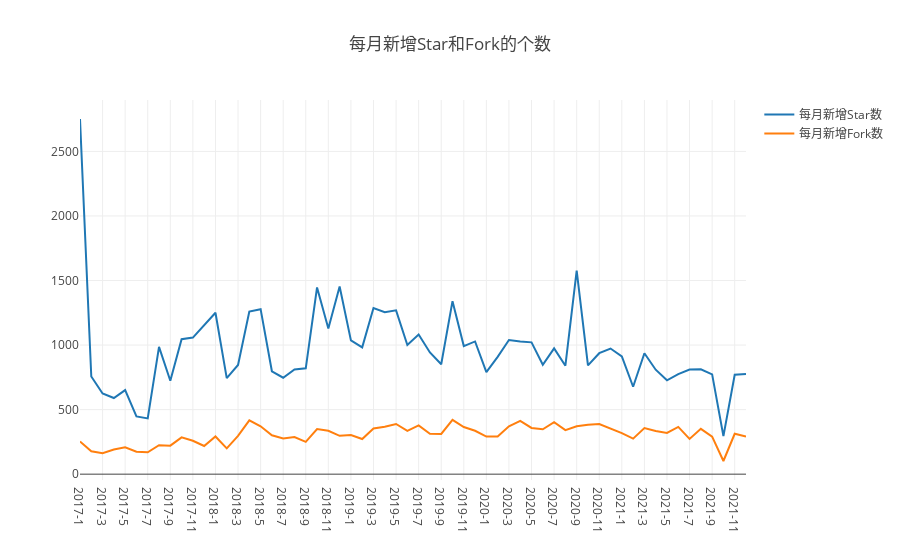

The code cell stored with this chart in its notebook:
### Markdown cell above
## 1. 每月新增Star和Fork的个数

### Code cell
query(
    `
    select
    toYear(created_at) as year, toMonth(created_at) as month,
    count(type='WatchEvent' or NULL) as star,
    count(type='ForkEvent' or NULL) as fork
    from github_log.events
    where repo_id=${repo_id} and year>=${startYear} and year<=${endYear}
    group by year, month
    order by year, month
    `
).then(data => {
    var starCount = [], forkCount = [], timeline = [], table = [];
    data.forEach(d => {
        starCount.push(d.star);
        forkCount.push(d.fork);
        var time = d.year + '-' + d.month;
        timeline.push(time);
        table.push({'Time': time, 'Star': d.star, 'Fork': d.fork});
    });
    openDigger.render.plotly([
        {x: timeline, y: starCount, mode: 'scatter', name: '每月新增Star数'},
        {x: timeline, y: forkCount, mode: 'scatter', name: '每月新增Fork数'},
    ], {
        title: '每月新增Star和Fork的个数',
        xaxis: {type: 'category'},
    });
    console.table(table);
})

### Figure 1 — Plotly figure (JSON) as saved in the notebook; plotly's stock layout.template omitted (floating-point values rounded to 4 significant figures)
{"data": [{"mode": "scatter", "name": "每月新增Star数", "x": ["2017-1", "2017-2", "2017-3", "2017-4", "2017-5", "2017-6", "2017-7", "2017-8", "2017-9", "2017-10", "2017-11", "2017-12", "2018-1", "2018-2", "2018-3", "2018-4", "2018-5", "2018-6", "2018-7", "2018-8", "2018-9", "2018-10", "2018-11", "2018-12", "2019-1", "2019-2", "2019-3", "2019-4", "2019-5", "2019-6", "2019-7", "2019-8", "2019-9", "2019-10", "2019-11", "2019-12", "2020-1", "2020-2", "2020-3", "2020-4", "2020-5", "2020-6", "2020-7", "2020-8", "2020-9", "2020-10", "2020-11", "2020-12", "2021-1", "2021-2", "2021-3", "2021-4", "2021-5", "2021-6", "2021-7", "2021-8", "2021-9", "2021-10", "2021-11", "2021-12"], "y": ["2751", "757", "625", "590", "651", "447", "432", "986", "724", "1045", "1058", "1156", "1250", "744", "846", "1259", "1278", "797", "747", "811", "820", "1446", "1129", "1454", "1036", "982", "1287", "1255", "1269", "1000", "1082", "943", "851", "1340", "992", "1028", "790", "909", "1039", "1027", "1021", "847", "974", "840", "1577", "843", "937", "973", "912", "677", "937", "809", "727", "775", "810", "812", "773", "295", "770", "776"]}, {"mode": "scatter", "name": "每月新增Fork数", "x": ["2017-1", "2017-2", "2017-3", "2017-4", "2017-5", "2017-6", "2017-7", "2017-8", "2017-9", "2017-10", "2017-11", "2017-12", "2018-1", "2018-2", "2018-3", "2018-4", "2018-5", "2018-6", "2018-7", "2018-8", "2018-9", "2018-10", "2018-11", "2018-12", "2019-1", "2019-2", "2019-3", "2019-4", "2019-5", "2019-6", "2019-7", "2019-8", "2019-9", "2019-10", "2019-11", "2019-12", "2020-1", "2020-2", "2020-3", "2020-4", "2020-5", "2020-6", "2020-7", "2020-8", "2020-9", "2020-10", "2020-11", "2020-12", "2021-1", "2021-2", "2021-3", "2021-4", "2021-5", "2021-6", "2021-7", "2021-8", "2021-9", "2021-10", "2021-11", "2021-12"], "y": ["253", "178", "162", "191", "208", "174", "169", "224", "221", "285", "259", "218", "292", "200", "297", "417", "371", "301", "277", "288", "250", "350", "336", "297", "303", "272", "354", "367", "389", "335", "378", "313", "312", "420", "365", "336", "291", "291", "371", "413", "358", "348", "402", "341", "371", "383", "389", "355", "318", "275", "357", "334", "319", "366", "273", "351", "291", "102", "313", "292"]}], "layout": {"autosize": true, "title": {"text": "每月新增Star和Fork的个数"}, "xaxis": {"autorange": true, "range": [0, 59], "type": "category"}, "yaxis": {"autorange": true, "range": [-45.17, 2898.0], "type": "linear"}}}
